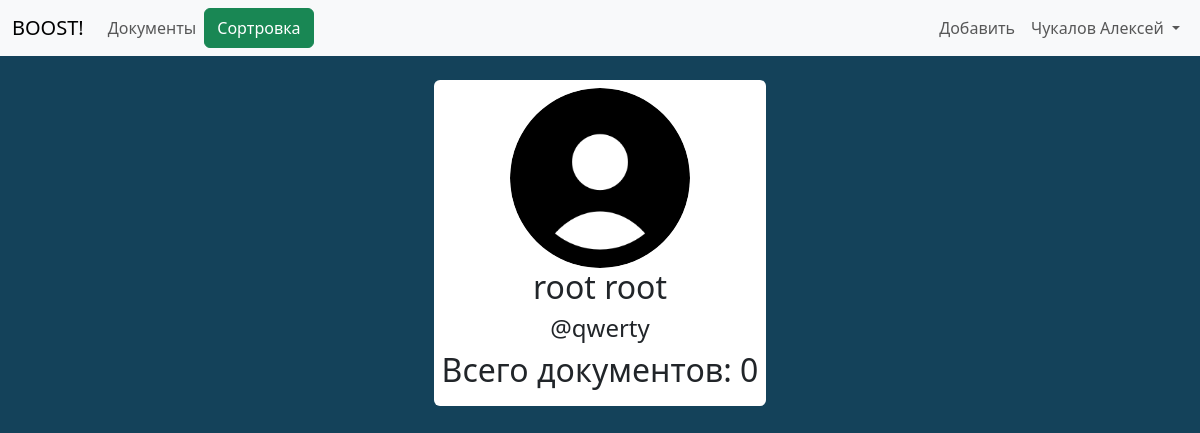
The app's page /id3/ (signed in) with its own data.
### accounts/models.py (models this page shows, shortened)
class User (AbstractBaseUser):
    objects = UserManager()
    email = models.EmailField(
        verbose_name='адресс электронной почты',
        max_length=255,
        unique=True
    )
    username = models.CharField(
        verbose_name='ник',
        max_length=30,
        unique=True
    )
    avatar = models.ImageField(
        verbose_name='Avatar',
        default=DEFAULT_AVATAR,
        upload_to='media/',
        blank=False,
    )
    first_name = models.CharField(
        verbose_name='ваше имя',
        max_length=30
    )
    last_name = models.CharField(
        verbose_name='вашу фамилию',
        max_length=30
    )
    bookmarks = models.ManyToManyField(
        Doc,
        blank=True
    )
    is_active = models.BooleanField(default=True)
    staff = models.BooleanField(default=False)
    admin = models.BooleanField(default=False)
    USERNAME_FIELD = 'email'
    REQUIRED_FIELDS = ['username', 'first_name', 'last_name']
    def __str__(self):
        return f'{self.last_name} {self.first_name}'

### app/views.py (the view)
# urls.py: path('id<int:pk>/', login_required(views.profile, login_url='/login/'), name='profile'),
def profile(request, pk):
    context = {}
    user_profile = User.objects.get(pk=pk)
    docs = Doc.objects.filter(
        author=user_profile
    )
    if request.GET.get('drop'):
        return redirect(f'/id{request.user.pk}')
    sort_docs = SortDocs(request)
    sort_docs.convert()
    docs = sort_docs.make_request(docs)
    context['sort_form'] = TagsSortForm(
        initial={
            'studies': sort_docs.studies,
            'sort_type': sort_docs.sort_type_get,
            'subjects': sort_docs.subjects,
        }
    )
    context['search_form'] = SearchForm(
        initial={
            'q': sort_docs.search
        }
    )
    for i in range(len(docs)):
        docs[i].title = docs[i].title.capitalize()
    context['user_profile'] = user_profile
    context['docs'] = docs
    context['has_docs'] = True
    return render(request, 'profile.html', context)

### app/third_party/sort_docs.py (called while the page is built, shortened)
    def convert(self):
        if self.sort_type_get:
            self.sort_type = self.SORT_TYPES[int(self.sort_type_get) - 1]
        else:
            self.sort_type = '-pk'
        if self.subjects:
            self.query_subjects = Q(subjects__in=self.subjects)
        if self.studies:
            self.query_studies = Q(studies__in=self.studies)

    def make_request(self, docs=Doc.objects.all()):
        docs = docs.filter(
            self.query_subjects & self.query_studies & (self.query_title | self.query_description)
        ).order_by(self.sort_type)
        return docs

### app/third_party/tags.py (called while the page is built)
    def __str__(self):
        return str(self.name)

    def __str__(self):
        return str(self.level)

### app/templates/profile.html (shortened to what this page needs)
<!DOCTYPE html>
{% load static %}
<html lang="en">
<head>
    <link rel="stylesheet" href="{% static 'bootstrap.min.css' %}">
    <link rel="stylesheet" href="{% static 'styles/profile.css' %}">
    <link rel="stylesheet" href="{% static 'styles/main.css' %}">
</head>
<body>
    <header class="mb-4">
        {% include 'menu.html' %}
    </header>
    <main>
        <section class="d-flex justify-content-center">
            <section class="d-flex align-items-center flex-column mb-4 p-2 bg-body rounded">
                <img class="rounded-circle" id="avatar" src="{{user_profile.avatar.url}}" alt="">
                <h2 class="text-center">{{user_profile}}</h2>
                <h4 class="text-center">@{{user_profile.username}}</h4>
                <h2>Всего документов: {{docs.count}}</h2>
            </section>
        </section>
    </main>
</body>
</html>

### app/templates/menu.html (shortened to what this page needs)
<nav class="navbar navbar-expand-lg bg-body-tertiary">
        <div class="container-fluid">
          <div class="d-flex">
          {% if request.path == '/' %}
          <a class="navbar-brand" href="#">BOOST!</a>
          {% else %}
          <a class="navbar-brand" href="/">BOOST!</a>
          {% endif %}
          {% if request.path != '/docs/' %}
          <ul class="navbar-nav">
            <li class="nav-item">
              <a class="nav-link" href="/docs/">Документы</a>
            </li>
          </ul>
          {% endif %}
          {% if has_docs %}
            <button type="button" class="btn btn-success" data-bs-toggle="modal" data-bs-target="#staticBackdrop">
              Сортровка
            </button>
            {% endif %}
          </div>
            <div class="d-flex justify-content-end">
          <div class="collapse navbar-collapse" id="navbarNavDropdown">
            <ul class="navbar-nav">
              {% if request.user.is_authenticated %}
                <li class="nav-item">
                  <a class="nav-link" href="/create">Добавить</a>
                </li>
              <div class="dropdown-center">
                <li class="nav-item dropdown">
                  <a class="nav-link dropdown-toggle" href="#" role="button" data-bs-toggle="dropdown" aria-expanded="false">
                    {{request.user}}
                  </a>
                </li>
              </div>
              {% else %}
              <li class="nav-item">
                <a class="nav-link" href="/login">Войти</a>
              </li>
              {% endif %}
            </ul>
            </div>
          </div>
        </div>
      </nav>

### static/styles/profile.css (style rules this page uses)
#avatar { width: 15vw; max-height: 15vw; }

### static/styles/main.css (style rules this page uses)
body { background-color: #14425A; }
img { width: 100%; }

### records on screen
User: user "Чукалов Алексей"
User: avatar (placeholder picture), last_name+first_name "root root", username "qwerty"

### other values on screen
{{ docs.count }} "0"
